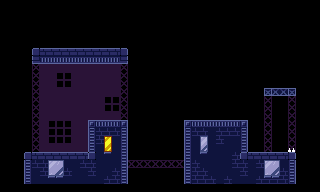

The image is a tile-based game level rendered from a .tmx file. Its description and source (layers, tilesets, objects; grid data summarised) follow:
An orthogonal 40x24 tile map with 8x8 px tiles, 5 tile layers (Background, Ground, Foreground, Props, ...) and 8 objects.

<map version="1.10" tiledversion="1.10.2" orientation="orthogonal" renderorder="right-down" width="40" height="24" tilewidth="8" tileheight="8" infinite="0" nextlayerid="10" nextobjectid="120">
 <tileset firstgid="1" name="Tileset" tilewidth="8" tileheight="8" tilecount="125" columns="25">
  <image source="../../Tileset.png" width="203" height="40" />
 </tileset>
 <layer id="9" name="Background" width="40" height="24">
  <data>[960 cells, 133 non-empty, 5 distinct tile ids]</data>
 </layer>
 <layer id="1" name="Ground" width="40" height="24">
  <data>[960 cells, 188 non-empty, 25 distinct tile ids]</data>
 </layer>
 <layer id="8" name="Foreground" width="40" height="24">
  <data>[960 cells, 18 non-empty, 9 distinct tile ids]</data>
 </layer>
 <layer id="6" name="Props" width="40" height="24">
  <data>[960 cells, 0 non-empty, 0 distinct tile ids]</data>
 </layer>
 <layer id="7" name="Spikes" width="40" height="24">
  <data>[960 cells, 1 non-empty, 1 distinct tile ids]</data>
 </layer>
 <objectgroup id="2" name="Ground">
  <object id="99" x="88" y="120" width="40" height="64" />
  <object id="100" x="24" y="152" width="64" height="32" />
  <object id="101" x="184" y="120" width="64" height="64" />
  <object id="102" x="248" y="152" width="48" height="32" />
  <object id="107" x="32" y="48" width="96" height="16" />
  <object id="118" x="264" y="88" width="32" height="8" />
 </objectgroup>
 <objectgroup id="3" name="Spikes">
  <object id="108" x="287.875" y="147.813" width="8.125" height="4.1875" />
  <object id="119" x="0" y="184" width="320" height="8" />
 </objectgroup>
 <objectgroup id="4" name="Platform" />
 <objectgroup id="5" name="Collectibles" />
</map>
